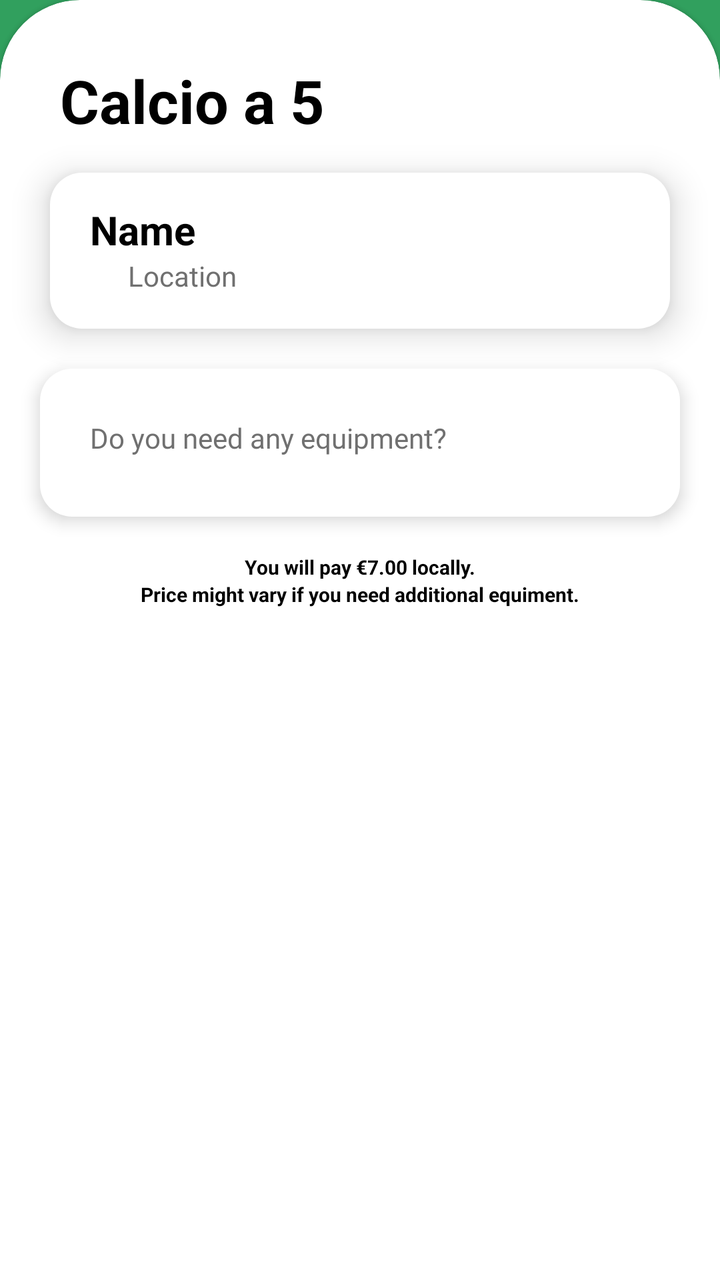
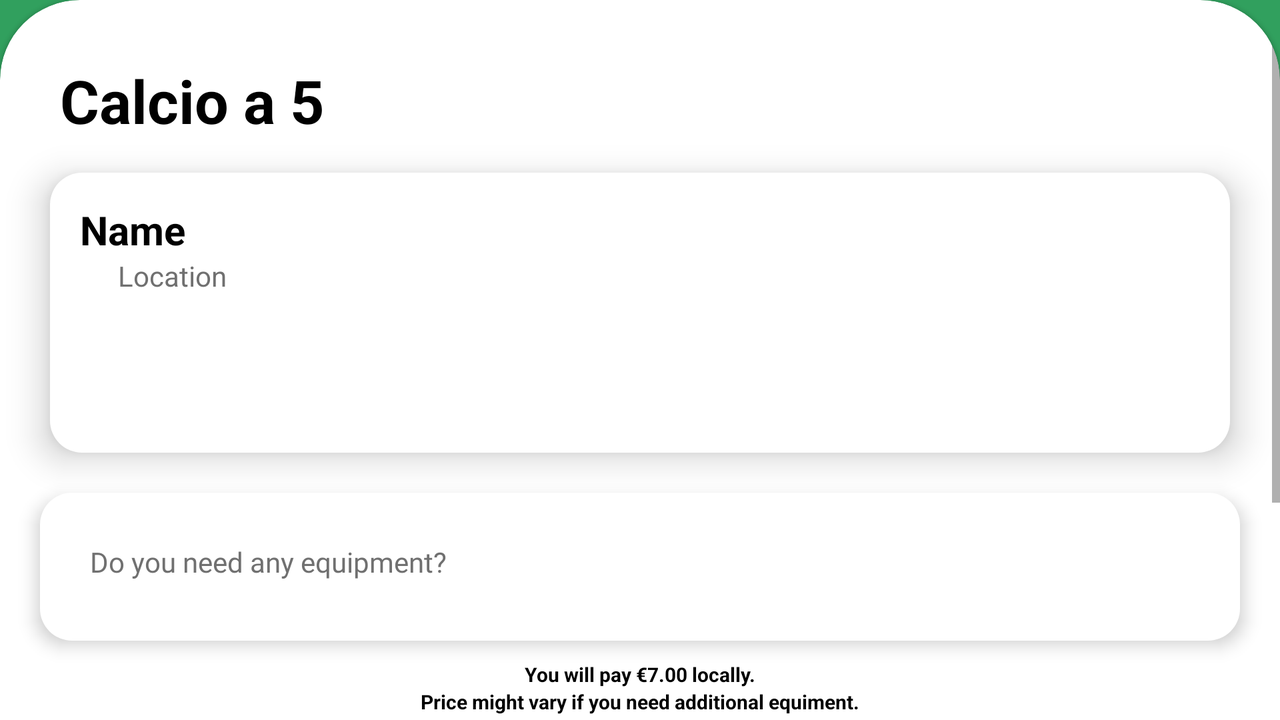

Two renders of one Android screen. The first uses the default layout on a phone; the second uses the alternative layout the repository ships for a different screen configuration, on a matching device. The two XML files are below.
<!-- AndroidManifest.xml: application theme Theme.Lab_2 -->
<!-- res/layout/activity_edit_reservation.xml -->
<androidx.constraintlayout.widget.ConstraintLayout
    xmlns:android="http://schemas.android.com/apk/res/android"
    xmlns:app="http://schemas.android.com/apk/res-auto"
    xmlns:tools="http://schemas.android.com/tools"
    android:layout_width="match_parent"
    android:layout_height="match_parent"
    android:background="@color/example_1_bg">


    <com.google.android.material.card.MaterialCardView
        style="@style/CustomCardViewStyle"
        android:layout_width="match_parent"
        android:layout_height="match_parent"
        android:padding="0dp"
        app:cardPreventCornerOverlap="false"
        app:layout_constraintBottom_toBottomOf="parent"
        app:layout_constraintEnd_toEndOf="parent"
        app:layout_constraintStart_toStartOf="parent"
        app:layout_constraintTop_toTopOf="parent"
        >

        <ScrollView
            android:layout_width="match_parent"
            android:layout_height="match_parent"
            android:fillViewport="true">

        <LinearLayout
            android:layout_width="match_parent"
            android:layout_height="wrap_content"
            android:orientation="vertical">

            <androidx.constraintlayout.widget.ConstraintLayout
                android:visibility="gone"
                android:id="@+id/loading_edit"
                android:layout_width="match_parent"
                android:layout_height="match_parent">

                <ProgressBar
                    android:id="@+id/progressBar"
                    style="?android:attr/progressBarStyle"
                    android:layout_width="wrap_content"
                    android:layout_height="wrap_content"
                    app:layout_constraintBottom_toBottomOf="parent"
                    app:layout_constraintEnd_toEndOf="parent"
                    app:layout_constraintStart_toStartOf="parent"
                    app:layout_constraintTop_toTopOf="parent" />
            </androidx.constraintlayout.widget.ConstraintLayout>



            <androidx.constraintlayout.widget.ConstraintLayout
            android:id="@+id/edit_container"
            android:layout_width="match_parent"
            android:layout_height="match_parent">

            <TextView
                android:id="@+id/sport_name_edit_reservation"
                android:layout_width="wrap_content"
                android:layout_height="wrap_content"
                android:layout_marginStart="30dp"
                android:layout_marginTop="30dp"
                android:text="Calcio a 5"
                android:textColor="@color/black"
                android:textSize="30sp"
                android:textStyle="bold"
                app:layout_constraintStart_toStartOf="parent"
                app:layout_constraintTop_toTopOf="parent" />

            <androidx.constraintlayout.widget.ConstraintLayout
                android:id="@+id/reservation_card"
                android:layout_width="match_parent"
                android:layout_height="wrap_content"
                android:layout_marginHorizontal="25dp"
                android:layout_marginTop="16dp"
                android:background="@drawable/card_reservation"
                android:elevation="10dp"
                android:orientation="vertical"
                android:paddingVertical="15dp"
                app:layout_constraintStart_toStartOf="parent"
                app:layout_constraintTop_toBottomOf="@+id/sport_name_edit_reservation">

                    <TextView
                        android:id="@+id/court_name_edit_reservation"
                        android:layout_width="wrap_content"
                        android:layout_height="wrap_content"
                        android:text="Name"
                        android:textColor="@color/black"
                        android:textSize="20sp"
                        android:textStyle="bold"
                        android:layout_marginLeft="20dp"
                        app:layout_constraintStart_toStartOf="parent"
                        app:layout_constraintTop_toTopOf="parent" />

                <TextView
                    android:id="@+id/location_edit_reservation"
                    android:layout_width="wrap_content"
                    android:layout_height="wrap_content"
                    android:text="Location"
                    android:textColor="@color/grey"
                    app:layout_constraintStart_toEndOf="@+id/imageView"
                    app:layout_constraintTop_toBottomOf="@+id/court_name_edit_reservation" />

                <ImageView
                    android:id="@+id/imageView"
                    android:layout_width="19dp"
                    android:layout_height="20dp"
                    android:layout_marginLeft="20dp"
                    app:tint="@android:color/darker_gray"
                    app:layout_constraintStart_toStartOf="parent"
                    app:layout_constraintTop_toBottomOf="@+id/court_name_edit_reservation"
                    app:srcCompat="@drawable/baseline_location_on_24" />

                <HorizontalScrollView
                    android:layout_marginLeft="20dp"
                    android:layout_width="match_parent"
                    android:layout_height="match_parent"
                    app:layout_constraintTop_toBottomOf="@+id/location_edit_reservation"
                    tools:layout_editor_absoluteX="15dp"
                    android:scrollbars="none">

                    <com.google.android.material.chip.ChipGroup
                        android:id="@+id/time_slots_chip_group_edit_reservation"
                        android:layout_width="match_parent"
                        android:layout_height="wrap_content"
                        android:layout_marginTop="2dp"
                        app:layout_constraintBottom_toBottomOf="parent"
                        app:layout_constraintEnd_toEndOf="parent"
                        app:layout_constraintStart_toStartOf="parent"
                        app:layout_constraintTop_toBottomOf="@+id/location_edit_reservation"
                        app:singleLine="true"
                        app:singleSelection="true" />

                </HorizontalScrollView>
            </androidx.constraintlayout.widget.ConstraintLayout>

            <LinearLayout
                android:id="@+id/checkbox_wrapper"
                android:layout_width="match_parent"
                android:layout_height="wrap_content"
                android:layout_marginTop="20dp"
                android:layout_marginStart="20dp"
                android:layout_marginEnd="20dp"
                android:background="@drawable/card_reservation"
                android:elevation="5dp"
                android:orientation="vertical"
                android:padding="25dp"
                app:layout_constraintTop_toBottomOf="@+id/reservation_card"
                app:layout_constraintStart_toStartOf="parent">

                <TextView
                    android:layout_width="wrap_content"
                    android:layout_height="wrap_content"
                    android:layout_marginBottom="5dp"
                    android:fontFamily="@font/montserrat_bold"
                    android:text="Do you need any equipment?"
                    android:textColor="@color/grey" />

                <LinearLayout
                    android:id="@+id/checkbox_container"
                    android:layout_width="wrap_content"
                    android:layout_height="wrap_content"
                    android:orientation="vertical"/>

            </LinearLayout>

            <LinearLayout
                android:id="@+id/text"
                android:layout_width="0dp"
                android:layout_height="wrap_content"
                android:gravity="center"
                android:orientation="vertical"
                app:layout_constraintBottom_toTopOf="@+id/save_button_edit_reservation"
                app:layout_constraintEnd_toEndOf="@+id/save_button_edit_reservation"
                app:layout_constraintStart_toStartOf="@+id/save_button_edit_reservation"
                app:layout_constraintTop_toBottomOf="@+id/checkbox_wrapper"
                app:layout_constraintVertical_bias="0.04000002">

                <TextView
                    android:id="@+id/local_price_edit_reservation"
                    android:layout_width="wrap_content"
                    android:layout_height="wrap_content"
                    android:layout_marginTop="10dp"
                    android:text="You will pay €7.00 locally."
                    android:textColor="@color/black"
                    android:textSize="10sp"
                    android:textStyle="bold" />

                <TextView
                    android:id="@+id/price_might_vary"
                    android:layout_width="wrap_content"
                    android:layout_height="wrap_content"
                    android:text="Price might vary if you need additional equiment."
                    android:textColor="@color/black"
                    android:textSize="10sp"
                    android:textStyle="bold" />
            </LinearLayout>

            <Button
                android:id="@+id/save_button_edit_reservation"
                android:layout_width="match_parent"
                android:layout_height="wrap_content"
                android:layout_marginHorizontal="20dp"
                android:layout_marginStart="32dp"
                android:layout_marginEnd="32dp"
                android:background="@drawable/rectangle_radius"
                android:fontFamily="@font/montserrat_semibold"
                android:text="Save"
                android:textAllCaps="false"
                android:textColor="@color/permanent_white"
                android:textSize="16sp"
                android:textStyle="bold"
                app:backgroundTint="@color/example_1_bg"
                app:layout_constraintBottom_toTopOf="@+id/cancel_button_edit_reservation"
                app:layout_constraintEnd_toEndOf="parent"
                app:layout_constraintStart_toStartOf="parent"
                app:layout_constraintTop_toBottomOf="@+id/checkbox_wrapper"
                app:layout_constraintVertical_bias="0.97" />


            <Button
                android:id="@+id/cancel_button_edit_reservation"
                android:layout_width="match_parent"
                android:layout_height="wrap_content"
                android:layout_marginHorizontal="20dp"
                android:layout_marginStart="32dp"
                android:layout_marginEnd="32dp"
                android:layout_marginBottom="32dp"
                android:background="@drawable/rectangle_radius"
                android:backgroundTintMode="add"
                android:fontFamily="@font/montserrat_semibold"
                android:text="Cancel reservation"
                android:textAllCaps="false"
                android:textColor="@color/permanent_white"
                android:textSize="16sp"
                android:textStyle="bold"
                app:backgroundTint="@color/bright_red"
                app:layout_constraintBottom_toBottomOf="parent"
                app:layout_constraintEnd_toEndOf="parent"
                app:layout_constraintHorizontal_bias="1.0"
                app:layout_constraintStart_toStartOf="parent" />

        </androidx.constraintlayout.widget.ConstraintLayout>

        </LinearLayout>

        </ScrollView>


    </com.google.android.material.card.MaterialCardView>

</androidx.constraintlayout.widget.ConstraintLayout>
<!-- resources referenced by this layout -->
<resources>
  <color name="black">#FF000000</color>
  <color name="bright_red">#B50202</color>
  <color name="example_1_bg">#31A05E</color>
  <color name="grey">#707070</color>
  <color name="permanent_white">#FFFFFFFF</color>
  <!-- drawable card_reservation (drawable) -->
  <shape xmlns:android="http://schemas.android.com/apk/res/android"
      android:shape="rectangle">
      <solid android:color="@color/white"/>
      <corners android:radius="16dp"/>
  </shape>
  <style name="CustomCardViewStyle" parent="@style/Widget.MaterialComponents.CardView">
          <item name="shapeAppearanceOverlay">@style/ShapeAppearanceOverlay_card_custom_corners</item>
          <item name="cardBackgroundColor">@color/white</item>
          <item name="strokeColor">@color/white</item>
      </style>
  <style name="Theme.Lab_2" parent="Theme.MaterialComponents.DayNight.DarkActionBar">
          
          <item name="colorPrimary">@color/example_1_bg</item>
          <item name="colorPrimaryVariant">@color/example_1_bg</item>
          <item name="colorOnPrimary">@color/white</item>
          
          <item name="colorSecondary">@color/teal_200</item>
          <item name="colorSecondaryVariant">@color/teal_700</item>
          <item name="colorOnSecondary">@color/black</item>
          
          <item name="android:statusBarColor">@color/example_1_bg</item>
          <item name="bottomSheetDialogTheme">@style/ThemeOverlay.App.BottomSheetDialog</item>
      </style>
  <color name="white">#FFFFFFFF</color>
  <style name="ShapeAppearanceOverlay_card_custom_corners" parent="">
          <item name="cornerFamily">rounded</item>
          <item name="cornerSizeTopRight">40dp</item>
          <item name="cornerSizeTopLeft">40dp</item>
          <item name="cornerSizeBottomRight">0dp</item>
          <item name="cornerSizeBottomLeft">0dp</item>
          <item name="android:layout_margin">0dp</item>
          <item name="android:padding">0dp</item>
      </style>
  <color name="teal_200">#FF03DAC5</color>
  <color name="teal_700">#FF018786</color>
  <style name="ThemeOverlay.App.BottomSheetDialog" parent="ThemeOverlay.Material3.BottomSheetDialog">
          <item name="bottomSheetStyle">@style/ModalBottomSheetDialog</item>
      </style>
  <style name="ModalBottomSheetDialog" parent="Widget.Material3.BottomSheet.Modal">
          <item name="backgroundTint">@color/white</item>
          <item name="shapeAppearance">@style/ShapeAppearance.App.LargeComponent</item>
      </style>
  <style name="ShapeAppearance.App.LargeComponent" parent="ShapeAppearance.Material3.LargeComponent">
          <item name="cornerFamily">rounded</item>
          <item name="cornerSize">24dp</item>
      </style>
</resources>
<!-- res/layout-land/activity_edit_reservation.xml (the repository's variant of the layout above) -->
<!-- drawn on the phone turned sideways -->
<?xml version="1.0" encoding="utf-8"?>
        <androidx.constraintlayout.widget.ConstraintLayout
            xmlns:android="http://schemas.android.com/apk/res/android"
            xmlns:app="http://schemas.android.com/apk/res-auto"
            xmlns:tools="http://schemas.android.com/tools"
            android:layout_width="match_parent"
            android:layout_height="match_parent"
            android:background="@color/example_1_bg">


            <com.google.android.material.card.MaterialCardView
                style="@style/CustomCardViewStyle"
                android:layout_width="match_parent"
                android:layout_height="match_parent"
                android:padding="0dp"
                app:cardPreventCornerOverlap="false"
                app:layout_constraintBottom_toBottomOf="parent"
                app:layout_constraintEnd_toEndOf="parent"
                app:layout_constraintStart_toStartOf="parent"
                app:layout_constraintTop_toTopOf="parent"
                >

                <ScrollView
                    android:layout_width="match_parent"
                    android:layout_height="match_parent"
                    android:fillViewport="true">

                <LinearLayout
                    android:layout_width="match_parent"
                    android:layout_height="wrap_content"
                    android:orientation="vertical">

                    <androidx.constraintlayout.widget.ConstraintLayout
                        android:visibility="gone"
                        android:id="@+id/loading_edit"
                        android:layout_width="match_parent"
                        android:layout_height="match_parent">

                        <ProgressBar
                            android:id="@+id/progressBar"
                            style="?android:attr/progressBarStyle"
                            android:layout_width="wrap_content"
                            android:layout_height="wrap_content"
                            app:layout_constraintBottom_toBottomOf="parent"
                            app:layout_constraintEnd_toEndOf="parent"
                            app:layout_constraintStart_toStartOf="parent"
                            app:layout_constraintTop_toTopOf="parent" />
                    </androidx.constraintlayout.widget.ConstraintLayout>


                <androidx.constraintlayout.widget.ConstraintLayout
                    android:id="@+id/edit_container"
                    android:layout_width="match_parent"
                    android:layout_height="wrap_content">

                    <TextView
                        android:id="@+id/sport_name_edit_reservation"
                        android:layout_width="wrap_content"
                        android:layout_height="wrap_content"
                        android:layout_marginStart="30dp"
                        android:layout_marginTop="30dp"
                        android:text="Calcio a 5"
                        android:textColor="@color/black"
                        android:textSize="30sp"
                        android:textStyle="bold"
                        app:layout_constraintStart_toStartOf="parent"
                        app:layout_constraintTop_toTopOf="parent" />

                    <LinearLayout
                        android:id="@+id/reservation_card"
                        android:layout_width="match_parent"
                        android:layout_height="wrap_content"
                        android:layout_marginHorizontal="25dp"
                        android:layout_marginTop="16dp"
                        android:background="@drawable/card_reservation"
                        android:elevation="10dp"
                        android:orientation="vertical"
                        android:padding="15dp"
                        app:layout_constraintStart_toStartOf="parent"
                        app:layout_constraintTop_toBottomOf="@+id/sport_name_edit_reservation">

                        <androidx.constraintlayout.widget.ConstraintLayout
                            android:layout_width="match_parent"
                            android:layout_height="110dp"
                            android:backgroundTint="@color/white">

                            <TextView
                                android:id="@+id/court_name_edit_reservation"
                                android:layout_width="wrap_content"
                                android:layout_height="wrap_content"
                                android:text="Name"
                                android:textColor="@color/black"
                                android:textSize="20sp"
                                android:textStyle="bold"
                                app:layout_constraintStart_toStartOf="parent"
                                app:layout_constraintTop_toTopOf="parent" />

                            <TextView
                                android:id="@+id/location_edit_reservation"
                                android:layout_width="wrap_content"
                                android:layout_height="wrap_content"
                                android:text="Location"
                                android:textColor="@color/grey"
                                app:layout_constraintStart_toEndOf="@+id/imageView"
                                app:layout_constraintTop_toBottomOf="@+id/court_name_edit_reservation" />

                            <ImageView
                                android:id="@+id/imageView"
                                android:layout_width="19dp"
                                android:layout_height="20dp"
                                app:tint="@color/grey"
                                app:layout_constraintStart_toStartOf="parent"
                                app:layout_constraintTop_toBottomOf="@+id/court_name_edit_reservation"
                                app:srcCompat="@drawable/baseline_location_on_24" />

                            <com.google.android.material.chip.ChipGroup
                                android:id="@+id/time_slots_chip_group_edit_reservation"
                                android:layout_width="match_parent"
                                android:layout_height="wrap_content"
                                android:layout_marginTop="2dp"
                                app:singleSelection="true"
                                app:layout_constraintBottom_toBottomOf="parent"
                                app:layout_constraintEnd_toEndOf="parent"
                                app:layout_constraintStart_toStartOf="parent"
                                app:layout_constraintTop_toBottomOf="@+id/location_edit_reservation" />

                        </androidx.constraintlayout.widget.ConstraintLayout>
                    </LinearLayout>

                    <LinearLayout
                        android:id="@+id/checkbox_wrapper"
                        android:layout_width="match_parent"
                        android:layout_height="wrap_content"
                        android:layout_marginTop="20dp"
                        android:layout_marginStart="20dp"
                        android:layout_marginEnd="20dp"
                        android:background="@drawable/card_reservation"
                        android:elevation="5dp"
                        android:orientation="vertical"
                        android:padding="25dp"
                        app:layout_constraintTop_toBottomOf="@+id/reservation_card"
                        app:layout_constraintStart_toStartOf="parent">

                        <TextView
                            android:layout_width="wrap_content"
                            android:layout_height="wrap_content"
                            android:layout_marginBottom="5dp"
                            android:fontFamily="@font/montserrat_bold"
                            android:text="Do you need any equipment?"
                            android:textColor="@color/grey" />

                        <LinearLayout
                            android:id="@+id/checkbox_container"
                            android:layout_width="wrap_content"
                            android:layout_height="wrap_content"
                            android:orientation="vertical"/>

                    </LinearLayout>

                    <LinearLayout
                        android:id="@+id/text"
                        android:layout_width="0dp"
                        android:layout_height="wrap_content"
                        android:gravity="center"
                        android:orientation="vertical"
                        app:layout_constraintBottom_toTopOf="@+id/save_button_edit_reservation"
                        app:layout_constraintEnd_toEndOf="@+id/save_button_edit_reservation"
                        app:layout_constraintStart_toStartOf="@+id/save_button_edit_reservation"
                        app:layout_constraintTop_toBottomOf="@+id/checkbox_wrapper"
                        app:layout_constraintVertical_bias="0.04000002">

                        <TextView
                            android:id="@+id/local_price_edit_reservation"
                            android:layout_width="wrap_content"
                            android:layout_height="wrap_content"
                            android:layout_marginTop="10dp"
                            android:text="You will pay €7.00 locally."
                            android:textColor="@color/black"
                            android:textSize="10sp"
                            android:textStyle="bold" />

                        <TextView
                            android:id="@+id/price_might_vary"
                            android:layout_width="wrap_content"
                            android:layout_height="wrap_content"
                            android:text="Price might vary if you need additional equiment."
                            android:textColor="@color/black"
                            android:textSize="10sp"
                            android:textStyle="bold" />
                    </LinearLayout>

                    <Button
                        android:id="@+id/save_button_edit_reservation"
                        android:layout_width="match_parent"
                        android:layout_height="wrap_content"
                        android:layout_marginHorizontal="20dp"
                        android:layout_marginVertical="15dp"
                        android:layout_marginStart="32dp"
                        android:layout_marginEnd="32dp"
                        android:background="@drawable/rectangle_radius"
                        android:fontFamily="@font/montserrat_semibold"
                        android:text="Save"
                        android:textAllCaps="false"
                        android:textColor="@color/permanent_white"
                        android:textSize="16sp"
                        android:textStyle="bold"
                        app:backgroundTint="@color/example_1_bg"
                        app:layout_constraintBottom_toTopOf="@+id/cancel_button_edit_reservation"
                        app:layout_constraintEnd_toEndOf="parent"
                        app:layout_constraintStart_toStartOf="parent"
                        app:layout_constraintTop_toBottomOf="@+id/text"
                        app:layout_constraintVertical_bias="0.97" />


                    <Button
                        android:id="@+id/cancel_button_edit_reservation"
                        android:layout_width="match_parent"
                        android:layout_height="wrap_content"
                        android:layout_marginHorizontal="20dp"
                        android:layout_marginStart="32dp"
                        android:layout_marginEnd="32dp"
                        android:layout_marginBottom="32dp"
                        android:background="@drawable/rectangle_radius"
                        android:backgroundTintMode="add"
                        android:fontFamily="@font/montserrat_semibold"
                        android:text="Cancel reservation"
                        android:textAllCaps="false"
                        android:textColor="@color/permanent_white"
                        android:textSize="16sp"
                        android:textStyle="bold"
                        app:backgroundTint="@color/bright_red"
                        app:layout_constraintBottom_toBottomOf="parent"
                        app:layout_constraintEnd_toEndOf="parent"
                        app:layout_constraintHorizontal_bias="1.0"
                        app:layout_constraintStart_toStartOf="parent"
                        app:layout_constraintTop_toBottomOf="@id/save_button_edit_reservation" />

                </androidx.constraintlayout.widget.ConstraintLayout>


                </LinearLayout>

                </ScrollView>

            </com.google.android.material.card.MaterialCardView>



        </androidx.constraintlayout.widget.ConstraintLayout>
<!-- resources referenced by the variant -->
<!-- as the phone turned sideways resolves them -->
<resources>
  <color name="black">#FF000000</color>
  <color name="bright_red">#B50202</color>
  <color name="example_1_bg">#31A05E</color>
  <color name="grey">#707070</color>
  <color name="permanent_white">#FFFFFFFF</color>
  <color name="white">#FFFFFFFF</color>
  <!-- drawable card_reservation (drawable) -->
  <shape xmlns:android="http://schemas.android.com/apk/res/android"
      android:shape="rectangle">
      <solid android:color="@color/white"/>
      <corners android:radius="16dp"/>
  </shape>
  <style name="CustomCardViewStyle" parent="@style/Widget.MaterialComponents.CardView">
          <item name="shapeAppearanceOverlay">@style/ShapeAppearanceOverlay_card_custom_corners</item>
          <item name="cardBackgroundColor">@color/white</item>
          <item name="strokeColor">@color/white</item>
      </style>
  <style name="Theme.Lab_2" parent="Theme.MaterialComponents.DayNight.DarkActionBar">
          
          <item name="colorPrimary">@color/example_1_bg</item>
          <item name="colorPrimaryVariant">@color/example_1_bg</item>
          <item name="colorOnPrimary">@color/white</item>
          
          <item name="colorSecondary">@color/teal_200</item>
          <item name="colorSecondaryVariant">@color/teal_700</item>
          <item name="colorOnSecondary">@color/black</item>
          
          <item name="android:statusBarColor">@color/example_1_bg</item>
          <item name="bottomSheetDialogTheme">@style/ThemeOverlay.App.BottomSheetDialog</item>
      </style>
  <style name="ShapeAppearanceOverlay_card_custom_corners" parent="">
          <item name="cornerFamily">rounded</item>
          <item name="cornerSizeTopRight">40dp</item>
          <item name="cornerSizeTopLeft">40dp</item>
          <item name="cornerSizeBottomRight">0dp</item>
          <item name="cornerSizeBottomLeft">0dp</item>
          <item name="android:layout_margin">0dp</item>
          <item name="android:padding">0dp</item>
      </style>
  <color name="teal_200">#FF03DAC5</color>
  <color name="teal_700">#FF018786</color>
  <style name="ThemeOverlay.App.BottomSheetDialog" parent="ThemeOverlay.Material3.BottomSheetDialog">
          <item name="bottomSheetStyle">@style/ModalBottomSheetDialog</item>
      </style>
  <style name="ModalBottomSheetDialog" parent="Widget.Material3.BottomSheet.Modal">
          <item name="backgroundTint">@color/white</item>
          <item name="shapeAppearance">@style/ShapeAppearance.App.LargeComponent</item>
      </style>
  <style name="ShapeAppearance.App.LargeComponent" parent="ShapeAppearance.Material3.LargeComponent">
          <item name="cornerFamily">rounded</item>
          <item name="cornerSize">24dp</item>
      </style>
</resources>
